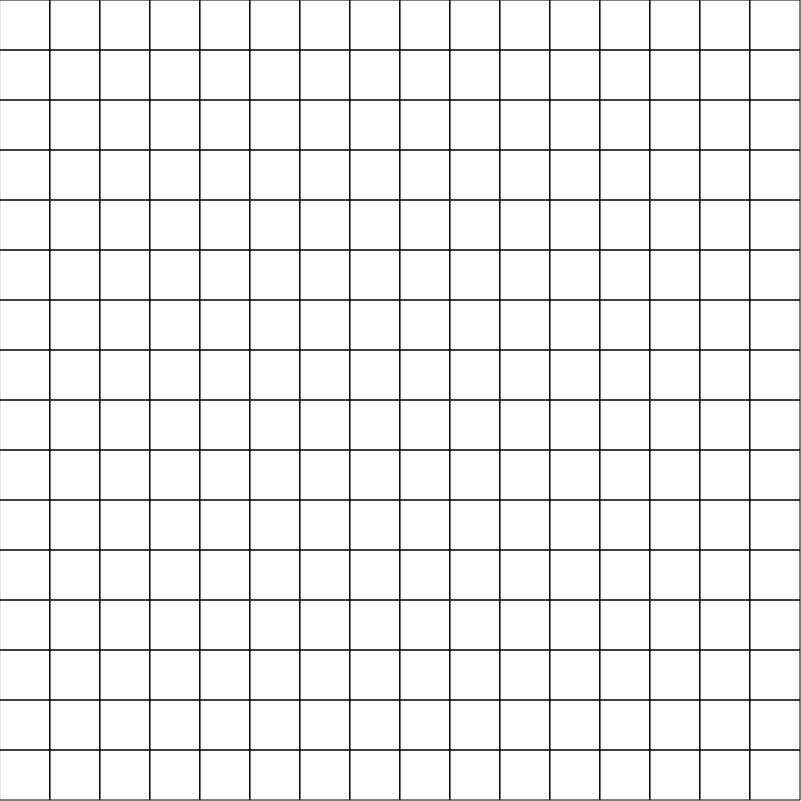
Frame 1 (no input)
Frame 60 (no input): identical to frame 1, image omitted
Frame 120 (the mouse pressed at the canvas centre since frame 60): identical to frame 1, image omitted

The p5.js sketch that drew this single still picture (run headless with seeded random() and noise() and a simulated clock; from frame 60 on, the mouse is pressed at the canvas centre):

// p5.js sketch
// ── sketch.js
var grid;
var canvasHeight = 800;
var canvasWidth  = 800;
var canvasOffset = 1;
var cellSize  	 = 50;
var numGridRows  = canvasHeight / cellSize;
var numGridCols  = canvasWidth  / cellSize;
var totalBombes  = 20;
var pressStartTime = 0;
var pressEndTime   = 0;
var longPressDuration = 1000;


function make2DArray(cols, rows)
{
	var arr = new Array(cols);
	for(var i = 0; i < arr.length; i++)
		arr[i] = new Array(rows);
	return arr;
}


function touchStarted()
{
	pressStartTime = performance.now();
}


function touchEnded()
{
	pressEndTime = performance.now(); 
	mouseClickEvent(pressEndTime - pressStartTime);
}


function mousePressed()
{
	pressStartTime = performance.now();
}


function mouseReleased()
{
	pressEndTime = performance.now();
	mouseClickEvent(pressEndTime - pressStartTime);
}


function mouseClickEvent(passedClickTime)
{
	for (var i = 0; i < numGridCols; i++)
	{
		for (var j = 0; j < numGridRows; j++)
		{
			if (grid[i][j].contains(mouseX, mouseY))
			{
				// reveal clicked cell
				if (passedClickTime < longPressDuration)
				{
					grid[i][j].reveal();
					if (grid[i][j].bombe)
						gameOver();
				}

				// set marker
				else
				{
					grid[i][j].setMarker();
				}
			}
		}
	}
}


function gameOver()
{
	// reveal the everything
	for (var i = 0; i < numGridCols; i++)
		for (var j = 0; j < numGridRows; j++)
			grid[i][j].revealed = true;
}


function setup()
{
	// create basic playground
	createCanvas(canvasHeight + canvasOffset, canvasWidth + canvasOffset);
	grid = make2DArray(numGridCols, numGridRows)

	// init. every grid element
	for (var i = 0; i < numGridCols; i++)
		for (var j = 0; j < numGridRows; j++)
			grid[i][j] = new Cell(i, j, cellSize);

	// distribute bombes along the grid
	for (var n = 0; n < totalBombes; n++)
	{
		var i = floor(random(numGridCols));
		var j = floor(random(numGridRows));
		if (grid[i][j].bombe)
			n--;
		else
			grid[i][j].bombe = true;
	}

	// assign bombe count numbers to the cells
	for (var i = 0; i < numGridCols; i++)
		for (var j = 0; j < numGridRows; j++)
			grid[i][j].countBombes();
}


function draw()
{
	background(255);

	// draw all grid elements
	for (var i = 0; i < numGridCols; i++)
		for (var j = 0; j < numGridRows; j++)
			grid[i][j].show();
}
// ── cell.js


// cell obj.
function Cell(colIdx, rowIdx, cellsize)
{
	this.colIdx 	= colIdx;
	this.rowIdx 	= rowIdx;
	this.cellsize 	= cellsize;
	this.xPos 		= this.colIdx * this.cellsize;
	this.yPos 		= this.rowIdx * this.cellsize;
	this.bombe 		= false;
	this.revealed 	= false;
	this.bombeSize	= this.cellsize * 0.5;
	this.neighborCellCount = 0;
	this.marker = false;
}


Cell.prototype.show = function()
{
	stroke(0);
	noFill();
	rect(this.xPos, this.yPos, this.cellsize, this.cellsize);

	if(this.revealed)
	{
		if(this.bombe)
		{
			noStroke();
			fill(229, 65, 36);
			ellipse(this.xPos + this.cellsize * 0.5,
					this.yPos + this.cellsize * 0.5,
					this.bombeSize);
		}
		else if (this.neighborCellCount == 0)
		{
			fill(200);
			rect(this.xPos, this.yPos, this.cellsize, this.cellsize);
		}
		else
		{
			fill(200);
			rect(this.xPos, this.yPos, this.cellsize, this.cellsize);

			textAlign(CENTER);
			textSize(24);
			fill(0);
			text(this.neighborCellCount,
				 this.xPos + this.cellsize * 0.5,
				 this.yPos + this.cellsize - 12);
		}
	}
	else if (this.marker)
	{
		stroke(229, 65, 36);
		noFill();
		ellipse(this.xPos + this.cellsize * 0.5,
				this.yPos + this.cellsize * 0.5,
				this.bombeSize);
	}
}


// sets a marker
Cell.prototype.setMarker = function()
{
	if (!this.revealed)
		this.marker = true;
}


// checks wether the clicked position is the cell
Cell.prototype.contains = function(x, y)
{
	return (x > this.xPos && x < this.xPos + this.cellsize &&
			y > this.yPos && y < this.yPos + this.cellsize)
}


Cell.prototype.reveal = function()
{
	this.revealed = true;

	// check for pssible floot fill
	if (this.neighborCellCount == 0)
		this.floodFill();
}


Cell.prototype.floodFill = function()
{
	// check all neighbors
	for(var rowOff = -1; rowOff <= 1; rowOff++)
	{
		for(var colOff = -1; colOff <= 1; colOff++)
		{
			var i = this.colIdx + colOff;
			var j = this.rowIdx + rowOff;
			if (i > -1 && i < numGridCols &&
				j > -1 && j < numGridRows)
			{
				// reveal all non bombe neigbor cells auto.
				// and they shouldnt be revealed already
				var neighborCell = grid[i][j];
				if (!neighborCell.bombe && !neighborCell.revealed)
					neighborCell.reveal();
			}
		}
	}
}


Cell.prototype.countBombes = function()
{
	if (this.bombe)
		this.neighborCellCount = -1;

	var totalBombeCount = 0;

	// [col, row] = [j, i]
	// [0, 0] = current cell
	// [-1, -1] [-1, 0] [-1, 1]
	// [0, -1]  [0, 0]  [0, 1]
	// [1, -1]  [1, 0]  [1, 1]
	for(var rowOff = -1; rowOff <= 1; rowOff++)
	{
		for(var colOff = -1; colOff <= 1; colOff++)
		{
			var i = this.colIdx + colOff;
			var j = this.rowIdx + rowOff;
			if (i > -1 && i < numGridCols &&
				j > -1 && j < numGridRows)
			{
				var neighborCell = grid[i][j];
				if (neighborCell.bombe)
					totalBombeCount++;
			}

		}
	}
	this.neighborCellCount = totalBombeCount;
}
